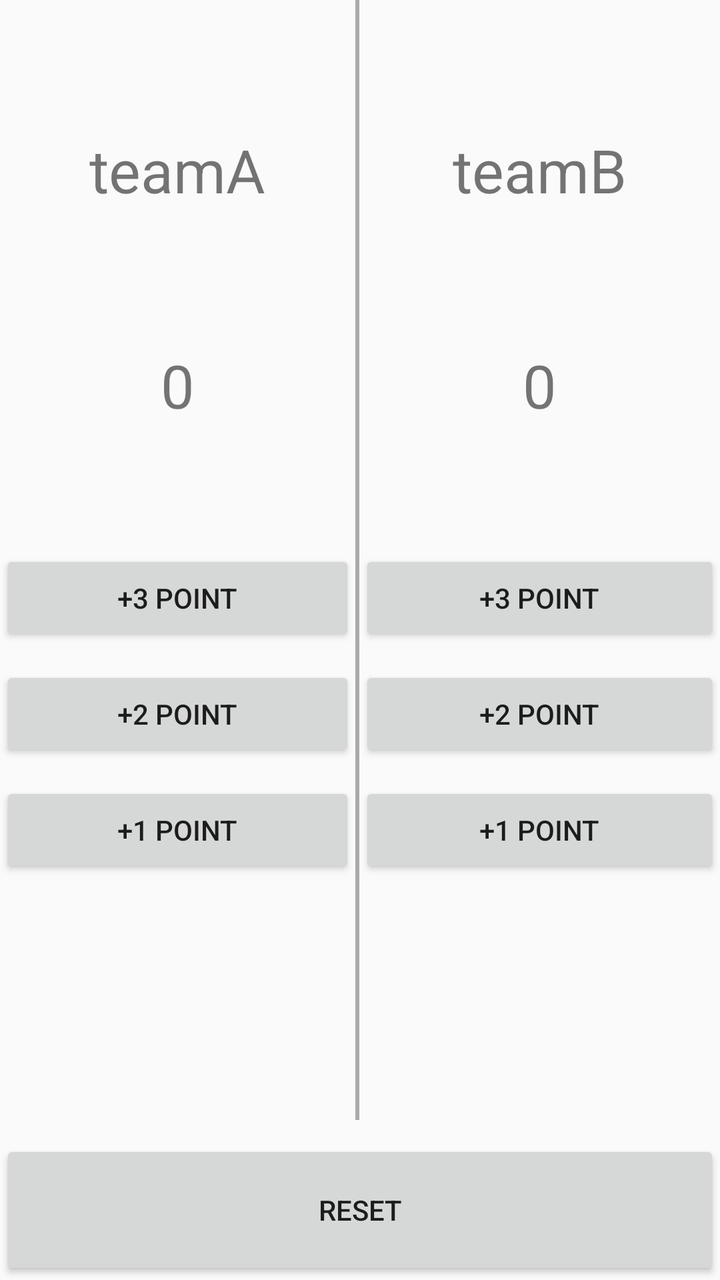
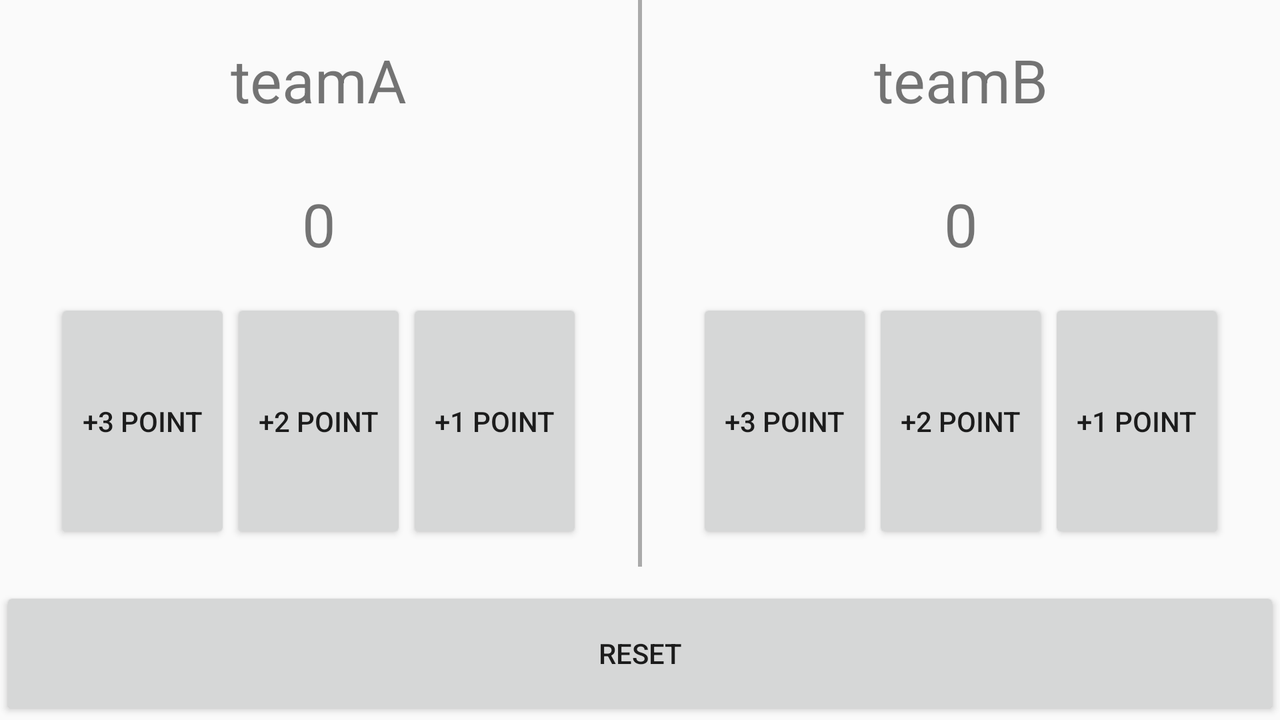

The same Android screen from two of the app's own layout files: first res/layout/ as a phone draws it, then the repository's variant for another configuration, drawn on a device whose configuration selects that folder. Both files follow.
<!-- AndroidManifest.xml: application theme AppTheme -->
<!-- res/layout/activity_new_team.xml -->
<?xml version="1.0" encoding="utf-8"?>
<LinearLayout xmlns:android="http://schemas.android.com/apk/res/android"
    xmlns:app="http://schemas.android.com/apk/res-auto"
    xmlns:tools="http://schemas.android.com/tools"
    android:layout_width="match_parent"
    android:layout_height="match_parent"
    android:orientation="vertical"
    tools:context=".newTeamActivity">

    <LinearLayout
        android:layout_width="match_parent"
        android:layout_height="472dp"
        android:layout_marginBottom="10dp"
        android:orientation="horizontal"
        android:layout_weight="4">

        <LinearLayout
            android:layout_width="201dp"
            android:layout_height="match_parent"
            android:layout_weight="1"
            android:orientation="vertical">

            <TextView
                android:id="@+id/teamA"
                android:layout_width="match_parent"
                android:layout_height="70dp"
                android:layout_marginTop="50dp"
                android:layout_marginBottom="20dp"
                android:gravity="center"
                android:text="teamA"
                android:textSize="30sp" />

            <TextView
                android:id="@+id/scoreA"
                android:layout_width="match_parent"
                android:layout_height="105dp"
                android:layout_marginBottom="30dp"
                android:baselineAligned="false"
                android:gravity="center"
                android:text="0"
                android:textSize="30sp" />

            <Button
                android:id="@+id/plus3"
                android:layout_width="match_parent"
                android:layout_height="wrap_content"
                android:layout_marginBottom="10dp"
                android:text="+3 Point" />

            <Button
                android:id="@+id/plus2"
                android:layout_width="match_parent"
                android:layout_height="wrap_content"
                android:layout_marginBottom="10dp"
                android:text="+2 point" />

            <Button
                android:id="@+id/plus1"
                android:layout_width="match_parent"
                android:layout_height="wrap_content"
                android:layout_marginBottom="10dp"
                android:text="+1 point" />

        </LinearLayout>

        <TextView
            android:id="@+id/textView4"
            android:layout_width="2dp"
            android:layout_height="match_parent"
            android:background="@android:color/darker_gray"
            android:text="" />

        <LinearLayout
            android:layout_width="204dp"
            android:layout_height="match_parent"
            android:layout_weight="1"
            android:orientation="vertical">

            <TextView
                android:id="@+id/teamB"
                android:layout_width="match_parent"
                android:layout_height="70dp"
                android:layout_marginTop="50dp"
                android:layout_marginBottom="20dp"
                android:gravity="center"
                android:text="teamB"
                android:textSize="30sp" />

            <TextView
                android:id="@+id/scoreB"
                android:layout_width="match_parent"
                android:layout_height="105dp"
                android:layout_marginBottom="30dp"
                android:baselineAligned="false"
                android:gravity="center"
                android:text="0"
                android:textSize="30sp" />

            <Button
                android:id="@+id/plus3b"
                android:layout_width="match_parent"
                android:layout_height="wrap_content"
                android:layout_marginBottom="10dp"
                android:text="+3 Point" />

            <Button
                android:id="@+id/plus2b"
                android:layout_width="match_parent"
                android:layout_height="wrap_content"
                android:layout_marginBottom="10dp"
                android:text="+2 point" />

            <Button
                android:id="@+id/plus1b"
                android:layout_width="match_parent"
                android:layout_height="wrap_content"
                android:layout_marginBottom="10dp"
                android:text="+1 point" />
        </LinearLayout>

    </LinearLayout>

    <Button
        android:id="@+id/reset"
        android:layout_width="match_parent"
        android:layout_height="wrap_content"
        android:layout_weight="1"
        android:text="reset" />

</LinearLayout>
<!-- resources referenced by this layout -->
<resources>
  <style name="AppTheme" parent="Theme.AppCompat.Light.DarkActionBar">
          
          <item name="colorPrimary">@color/colorPrimary</item>
          <item name="colorPrimaryDark">@color/colorPrimaryDark</item>
          <item name="colorAccent">@color/colorAccent</item>
      </style>
</resources>
<!-- res/layout-land/activity_new_team.xml (the repository's variant of the layout above) -->
<!-- drawn on the phone turned sideways -->
<?xml version="1.0" encoding="utf-8"?>
<LinearLayout xmlns:android="http://schemas.android.com/apk/res/android"
    xmlns:app="http://schemas.android.com/apk/res-auto"
    xmlns:tools="http://schemas.android.com/tools"
    android:layout_width="match_parent"
    android:layout_height="match_parent"
    android:orientation="vertical"
    tools:context=".newTeamActivity">

    <LinearLayout
        android:layout_width="match_parent"
        android:layout_height="wrap_content"
        android:layout_marginBottom="10dp"
        android:layout_weight="4"
        android:orientation="horizontal">

        <LinearLayout
            android:layout_width="201dp"
            android:layout_height="match_parent"
            android:layout_weight="1"
            android:orientation="vertical"
            android:layout_marginBottom="10dp"
            >

            <TextView
                android:id="@+id/teamA"
                android:layout_width="match_parent"
                android:layout_height="70dp"
                android:layout_marginTop="5dp"
                android:layout_marginBottom="2dp"
                android:gravity="center"
                android:text="teamA"
                android:textSize="30sp" />

            <TextView
                android:id="@+id/scoreA"
                android:layout_width="match_parent"
                android:layout_height="70dp"
                android:layout_marginBottom="3dp"
                android:baselineAligned="false"
                android:gravity="center"
                android:text="0"
                android:textSize="30sp" />

            <LinearLayout
                android:orientation="horizontal"
                android:layout_width="match_parent"
                android:layout_height="match_parent"
                android:gravity="center">
            <Button
                android:id="@+id/plus3"
                android:layout_width="wrap_content"
                android:layout_height="match_parent"
                android:layout_marginBottom="1dp"
                android:text="+3 Point" />

            <Button
                android:id="@+id/plus2"
                android:layout_width="wrap_content"
                android:layout_height="match_parent"
                android:layout_marginBottom="1dp"
                android:text="+2 point" />

            <Button
                android:id="@+id/plus1"
                android:layout_width="wrap_content"
                android:layout_height="match_parent"
                android:layout_marginBottom="1dp"
                android:text="+1 point" />
        </LinearLayout>
        </LinearLayout>

        <TextView
            android:id="@+id/textView4"
            android:layout_width="2dp"
            android:layout_height="match_parent"
            android:background="@android:color/darker_gray"
            android:text="" />

        <LinearLayout
            android:layout_width="201dp"
            android:layout_height="match_parent"
            android:layout_weight="1"
            android:orientation="vertical"
            android:layout_marginBottom="10dp"
            >

            <TextView
                android:id="@+id/teamB"
                android:layout_width="match_parent"
                android:layout_height="70dp"
                android:layout_marginTop="5dp"
                android:layout_marginBottom="2dp"
                android:gravity="center"
                android:text="teamB"
                android:textSize="30sp" />

            <TextView
                android:id="@+id/scoreB"
                android:layout_width="match_parent"
                android:layout_height="70dp"
                android:layout_marginBottom="3dp"
                android:baselineAligned="false"
                android:gravity="center"
                android:text="0"
                android:textSize="30sp" />

            <LinearLayout
                android:orientation="horizontal"
                android:layout_width="match_parent"
                android:layout_height="match_parent"
                android:gravity="center">
                <Button
                    android:id="@+id/plus3b"
                    android:layout_width="wrap_content"
                    android:layout_height="match_parent"
                    android:layout_marginBottom="1dp"
                    android:text="+3 Point" />

                <Button
                    android:id="@+id/plus2b"
                    android:layout_width="wrap_content"
                    android:layout_height="match_parent"
                    android:layout_marginBottom="1dp"
                    android:text="+2 point" />

                <Button
                    android:id="@+id/plus1b"
                    android:layout_width="wrap_content"
                    android:layout_height="match_parent"
                    android:layout_marginBottom="1dp"
                    android:text="+1 point" />
            </LinearLayout>
        </LinearLayout>

    </LinearLayout>

    <Button
        android:id="@+id/reset"
        android:layout_width="match_parent"
        android:layout_height="wrap_content"
        android:layout_weight="1"
        android:text="reset" />

</LinearLayout>
